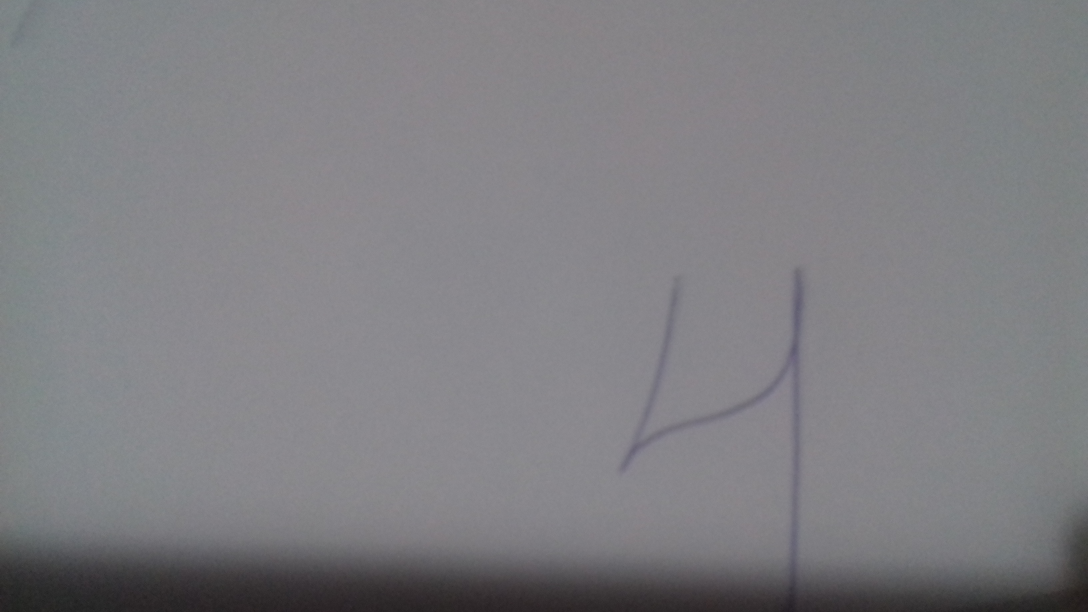
#> input picture Reconocedor_digitos/codigo_python/4/2.jpg, 3264 x 1836 px (shown at 1/3 size)
$ python -i img2MNIST.py   (imports and definitions only)   (older library calls are emulated)
#> lines starting #> are read from the running program, lines starting #| are printed output that depends on the picture
from __future__ import division
from PIL import Image, ImageFilter


def imageprepare(argv):
    """
    This function returns the pixel values.
    The imput is a png file location.
    """
#> called with argv = '4/2.jpg'
    im = Image.open(argv).convert('L')
    width = float(im.size[0])
#> width = 3264
    height = float(im.size[1])
#> height = 1836
    newImage = Image.new('L', (28, 28), (255))  # creates white canvas of 28x28 pixels
#> newImage: PIL image 28x28 L; every value is 255

    if width > height:  # check which dimension is bigger
        # Width is bigger. Width becomes 20 pixels.
        nheight = int(round((20.0 / width * height), 0))  # resize height according to ratio width
#> nheight = 11
        if (nheight == 0):  # rare case but minimum is 1 pixel
            nheight = 1
            # resize and sharpen
        img = im.resize((20, nheight), Image.ANTIALIAS).filter(ImageFilter.SHARPEN)
        wtop = int(round(((28 - nheight) / 2), 0))  # calculate horizontal position
#> wtop = 8
        newImage.paste(img, (4, wtop))  # paste resized image on white canvas
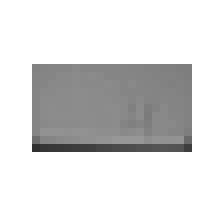
#> newImage: PIL image 28x28 L (shown 8 times larger); min 49, max 255, mean 219.7
    else:
        # Height is bigger. Heigth becomes 20 pixels.
        nwidth = int(round((20.0 / height * width), 0))  # resize width according to ratio height
        if (nwidth == 0):  # rare case but minimum is 1 pixel
            nwidth = 1
            # resize and sharpen
        img = im.resize((nwidth, 20), Image.ANTIALIAS).filter(ImageFilter.SHARPEN)
        wleft = int(round(((28 - nwidth) / 2), 0))  # caculate vertical pozition
        newImage.paste(img, (wleft, 4))  # paste resized image on white canvas

    # newImage.save("sample.png

    tv = list(newImage.getdata())  # get pixel values
#> tv = 784 values, max 255 at index 0, min 49 at index 508, mean 219.7

    # normalize pixels to 0 and 1. 0 is pure white, 1 is pure black.
    tva = [(255 - x) * 1.0 / 255.0 for x in tv]
#> tva = 784 values, max 0.808 at index 508, min 0 at index 0, mean 0.138
    #print(tva)
    return tva

#file path here
#print(len(x))# mnist IMAGES are 28x28=784 pixels

>>> result = imageprepare('4/2.jpg')
#> result has the same summary as tva in imageprepare
